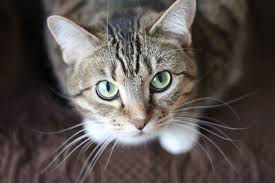
#> input picture chats/chats/data/hand-made/images/cats/chats/01_images (13).jpg, 275 x 183 px; its folder holds only this picture in this run
$ python PrepareData.py
#> lines starting #> are read from the running program, lines starting #| are printed output that depends on the picture
#!/usr/local/bin/python2.7
# encoding: utf-8
'''
data.PrepareData -- shortdesc

data.PrepareData is a description

It defines classes_and_methods

@author:     user_name

@copyright:  2018 organization_name. All rights reserved.

@license:    license

@contact:    user_email
@deffield    updated: Updated
'''

import sys
import os

import glob
import random
from PIL import Image
import h5py
import numpy as np

#import wget
import shutil

#from apiclient.discovery import build

from argparse import ArgumentParser
from argparse import RawDescriptionHelpFormatter

__all__ = []
__version__ = 0.1
__date__ = '2018-04-24'
__updated__ = '2018-04-24'

DEBUG = 1
TESTRUN = 0
PROFILE = 0

# Constants
TRAINING_TEST_SET_PC = 0.90
# Small traning set to rapid iterations
#TRAINING_TEST_SET_PC = 0.10

RESIZE_PX = 64

class CLIError(Exception):
    '''Generic exception to raise and log different fatal errors.'''
    def __init__(self, msg):
        super(CLIError).__init__(type(self))
        self.msg = "E: %s" % msg
    def __str__(self):
        return self.msg
    def __unicode__(self):
        return self.msg


def getImage( url, fileName ):

    wget.download( url, fileName )

# [52 lines left out: function getGoogleImageData, not called in this run]


def transformImages( fromDir, toDir ):

    # get files
#> called with fromDir = 'chats/chats/data/images', toDir = 'chats/chats/data/transformed'
    files = glob.glob( fromDir + '/**/*.*', recursive=True)

    for oriImgFile in files:
        # Copy from image
        # remove fromDir prefix
        toFilePrefix = oriImgFile[ len( fromDir ) + 1 : ]
        toFile = toDir + "/" + toFilePrefix

        ## Make target dir
        toFileDir = os.path.dirname( toFile )
        if ( not os.path.exists( toFileDir ) ) :
            os.makedirs( toFileDir, exist_ok = True )

        shutil.copyfile( oriImgFile, toFile )

        ## Load image
        img = Image.open( oriImgFile )
#> img is the input picture: PIL image 275x183 RGB; mean R, G, B 88.9, 82.2, 79.1
        ## Flip verticaly image
        flippedImage = img.transpose( Image.FLIP_LEFT_RIGHT )
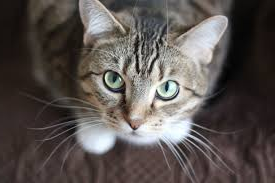
#> flippedImage: PIL image 275x183 RGB; mean R, G, B 88.9, 82.2, 79.1

        ## save it
        toFlippedImage = toDir + "/" + toFilePrefix + "-flipped.png"
        flippedImage.save( toFlippedImage, 'png' )
#> pass 2 of the loop in transformImages, `for oriImgFile in files:`:
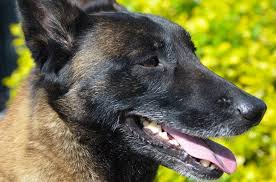
#> input picture chats/chats/data/hand-made/images/non-cats/chiens/03_11 (45).jpg, 276 x 182 px
#> in transformImages, img is the input picture: PIL image 276x182 RGB; mean R, G, B 115.4, 113.5, 67.9
#> in transformImages, `flippedImage = img.transpose( Image.FLIP_LEFT_RIGHT )`:
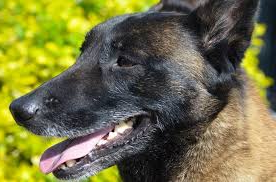
#> flippedImage: PIL image 276x182 RGB; mean R, G, B 115.4, 113.5, 67.9


# Create dev and test sets

def buildDataSet( dataDir, baseDir, files, iStart, iEnd, outFileName ):
    # images list
    imagesList = []
# y : cat or non-cat
    y = []
# tags of images
    tag = []

# From first image to dev test set percentage of full list
#for i in range( iEndTestSet ):
    for i in range( iStart, iEnd ):

        curImage = files[i]
        # get rid of basedir
        relCurImage = curImage[len(baseDir) + 1:]
        relCurImage = relCurImage.replace( '\\', '/' )
        relCurImageSegments = relCurImage.split( "/" )

        # Cat?
        isCat = relCurImageSegments[ 0 ] == "cats"

        # tag
        _tag = relCurImageSegments[ 1 ]

        # load image
        img = Image.open(curImage)
        # Resize image
        resizedImg = img.resize( ( RESIZE_PX, RESIZE_PX ) )
        # populate lists
        pix = np.array(resizedImg)
        # pix.spahe = (64, 64, 3 ) pour éviter les images monochromes
        if (len(pix.shape) < 3):
            print("Skipping image", curImage)
            print("It's not a (NxNx3) image.")
        else:
            imagesList.append( pix )
            y.append( isCat )                       # Image will be saved
            tag.append( np.string_( _tag ) )    # Label of image

# Store as binary stuff
    preparedDir = dataDir + "/prepared"
    os.makedirs( preparedDir, exist_ok = True )
    absOutFile = preparedDir + "/" + outFileName
    with h5py.File( absOutFile, "w") as dataset:
        dataset["x"]        = imagesList
        dataset["y"]        = y
        dataset["tag"]      = tag

def createTrainAndDevSets():

    # current dir for data
    dataDir = os.getcwd().replace( "\\", "/" )

    # Base dir for cats and not cats images
    baseDir = dataDir + "/images"

    ## transform images
    transformedDir = dataDir + "/transformed"
    transformImages( baseDir, transformedDir )

    # get files
    files = glob.glob( transformedDir + '/**/*.*', recursive=True)

    # Shuffle files
    random.shuffle( files )

    print( "Build TRAINING test set" )
    iEndTrainingSet = int( len( files ) * TRAINING_TEST_SET_PC );

    print( "Build TRAINING data set" )
    buildDataSet( dataDir, transformedDir, files, 0, iEndTrainingSet, "train_signs.h5" )

    ## Build DEV data set
    buildDataSet( \
        dataDir, transformedDir, files, \
        iEndTrainingSet + 1, len( files ) - 1, \
        "dev_signs.h5" \
    )

    print( "Finished" );


# [55 lines left out: function main, not called in this run]

if __name__ == "__main__":

    # Make sure random is repeatable
    random.seed( 1 )

    #main( sys.argv[ 1: ] )

    #getGoogleImageData()

    createTrainAndDevSets()
